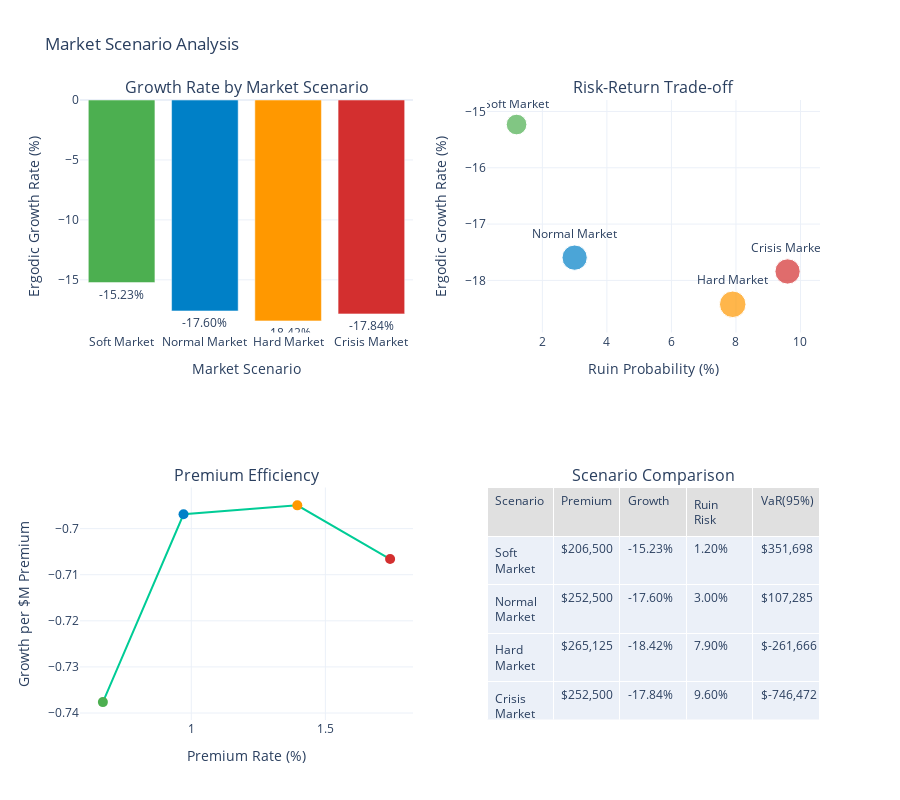

Notebook code cell kept with this figure:
### Markdown cell above
## 2. Market Scenario Analysis

### Code cell
def market_scenario_analysis():
    """Analyze performance across different market scenarios."""
    
    # Define market scenarios
    scenarios = [
        {
            'name': 'Soft Market',
            'description': 'Low premiums, high competition',
            'premium_multiplier': 0.7,
            'coverage_availability': 1.2,
            'retention_requirement': 0.8
        },
        {
            'name': 'Normal Market',
            'description': 'Average conditions',
            'premium_multiplier': 1.0,
            'coverage_availability': 1.0,
            'retention_requirement': 1.0
        },
        {
            'name': 'Hard Market',
            'description': 'High premiums, limited capacity',
            'premium_multiplier': 1.5,
            'coverage_availability': 0.7,
            'retention_requirement': 1.5
        },
        {
            'name': 'Crisis Market',
            'description': 'Post-catastrophe conditions',
            'premium_multiplier': 2.0,
            'coverage_availability': 0.5,
            'retention_requirement': 2.0
        }
    ]
    
    # Base configuration
    manufacturer_config = ManufacturerConfig(
        initial_assets=10_000_000,
        asset_turnover_ratio=0.5,
        base_operating_margin=0.08,
        tax_rate=0.25,
        retention_ratio=0.8
    )
    
    loss_generator = ManufacturingLossGenerator(
        attritional_params={'base_frequency': 5.0, 'severity_mean': 50_000, 'severity_cv': 0.8},
        large_params={'base_frequency': 0.5, 'severity_mean': 2_000_000, 'severity_cv': 1.2},
        catastrophic_params={'base_frequency': 0.02, 'severity_xm': 10_000_000, 'severity_alpha': 2.5},
        seed=42
    )
    
    results = []
    
    for scenario in scenarios:
        print(f"\nAnalyzing {scenario['name']}...")
        
        # Adjust insurance program for market conditions
        base_retention = 1_000_000 * scenario['retention_requirement']
        base_limit = 25_000_000 * scenario['coverage_availability']
        
        layers = [
            EnhancedInsuranceLayer(
                base_retention,
                min(base_limit * 0.3, 10_000_000),
                0.015 * scenario['premium_multiplier']
            ),
            EnhancedInsuranceLayer(
                base_retention + min(base_limit * 0.3, 10_000_000),
                min(base_limit * 0.7, 20_000_000),
                0.008 * scenario['premium_multiplier']
            )
        ]
        
        insurance_program = InsuranceProgram(layers)
        
        # Run simulation
        manufacturer = WidgetManufacturer(manufacturer_config)
        
        config = SimulationConfig(
            n_simulations=1000,
            n_years=10,
            seed=42
        )
        
        engine = MonteCarloEngine(
            loss_generator=loss_generator,
            insurance_program=insurance_program,
            manufacturer=manufacturer,
            config=config
        )
        
        sim_results = engine.run()
        
        # Calculate metrics
        results.append({
            'scenario': scenario['name'],
            'premium_multiplier': scenario['premium_multiplier'],
            'coverage_availability': scenario['coverage_availability'],
            'retention_requirement': scenario['retention_requirement'],
            'annual_premium': insurance_program.calculate_annual_premium(),
            'total_coverage': base_retention + base_limit,
            'ergodic_growth': np.mean(sim_results.growth_rates),
            'ruin_probability': sim_results.ruin_probability,
            'mean_final_assets': np.mean(sim_results.final_assets),
            'std_final_assets': np.std(sim_results.final_assets),
            'var_95': np.percentile(sim_results.final_assets, 5),
            'cvar_95': np.mean(sim_results.final_assets[sim_results.final_assets <= np.percentile(sim_results.final_assets, 5)])
        })
    
    results_df = pd.DataFrame(results)
    
    # Create visualization
    fig = make_subplots(
        rows=2, cols=2,
        subplot_titles=(
            'Growth Rate by Market Scenario',
            'Risk-Return Trade-off',
            'Premium Efficiency',
            'Scenario Comparison'
        ),
        specs=[
            [{'type': 'bar'}, {'type': 'scatter'}],
            [{'type': 'scatter'}, {'type': 'table'}]
        ]
    )
    
    # Growth rate comparison
    fig.add_trace(
        go.Bar(
            x=results_df['scenario'],
            y=results_df['ergodic_growth'] * 100,
            marker_color=[WSJ_COLORS['green'], WSJ_COLORS['blue'], 
                         WSJ_COLORS['orange'], WSJ_COLORS['red']],
            text=[f'{x:.2f}%' for x in results_df['ergodic_growth'] * 100],
            textposition='outside'
        ),
        row=1, col=1
    )
    
    # Risk-return trade-off
    fig.add_trace(
        go.Scatter(
            x=results_df['ruin_probability'] * 100,
            y=results_df['ergodic_growth'] * 100,
            mode='markers+text',
            text=results_df['scenario'],
            textposition='top center',
            marker=dict(
                size=results_df['annual_premium'] / 10000,
                color=[WSJ_COLORS['green'], WSJ_COLORS['blue'], 
                      WSJ_COLORS['orange'], WSJ_COLORS['red']],
                showscale=False
            )
        ),
        row=1, col=2
    )
    
    # Premium efficiency
    results_df['premium_per_coverage'] = results_df['annual_premium'] / results_df['total_coverage']
    results_df['growth_per_premium'] = results_df['ergodic_growth'] / (results_df['annual_premium'] / 1_000_000)
    
    fig.add_trace(
        go.Scatter(
            x=results_df['premium_per_coverage'] * 100,
            y=results_df['growth_per_premium'],
            mode='markers+lines',
            marker=dict(
                size=10,
                color=[WSJ_COLORS['green'], WSJ_COLORS['blue'], 
                      WSJ_COLORS['orange'], WSJ_COLORS['red']]
            ),
            text=results_df['scenario'],
            textposition='top center'
        ),
        row=2, col=1
    )
    
    # Scenario comparison table
    fig.add_trace(
        go.Table(
            header=dict(
                values=['Scenario', 'Premium', 'Growth', 'Ruin Risk', 'VaR(95%)'],
                fill_color=WSJ_COLORS['light_gray'],
                align='left'
            ),
            cells=dict(
                values=[
                    results_df['scenario'],
                    ['${:,.0f}'.format(x) for x in results_df['annual_premium']],
                    ['{:.2f}%'.format(x * 100) for x in results_df['ergodic_growth']],
                    ['{:.2f}%'.format(x * 100) for x in results_df['ruin_probability']],
                    ['${:,.0f}'.format(x) for x in results_df['var_95']]
                ],
                align='left'
            )
        ),
        row=2, col=2
    )
    
    # Update layout
    fig.update_layout(
        height=800,
        showlegend=False,
        title_text="Market Scenario Analysis",
        template='plotly_white'
    )
    
    fig.update_xaxes(title_text="Market Scenario", row=1, col=1)
    fig.update_xaxes(title_text="Ruin Probability (%)", row=1, col=2)
    fig.update_xaxes(title_text="Premium Rate (%)", row=2, col=1)
    
    fig.update_yaxes(title_text="Ergodic Growth Rate (%)", row=1, col=1)
    fig.update_yaxes(title_text="Ergodic Growth Rate (%)", row=1, col=2)
    fig.update_yaxes(title_text="Growth per $M Premium", row=2, col=1)
    
    fig.show()
    
    # Print summary
    print("\nMarket Scenario Summary:")
    print("="*70)
    print(results_df[['scenario', 'annual_premium', 'ergodic_growth', 
                      'ruin_probability', 'premium_per_coverage']].to_string(index=False))
    
    # Calculate robustness
    growth_range = results_df['ergodic_growth'].max() - results_df['ergodic_growth'].min()
    avg_growth = results_df['ergodic_growth'].mean()
    robustness = 1 - (growth_range / avg_growth)
    
    print(f"\nStrategy Robustness Score: {robustness:.2%}")
    print(f"Growth rate range: {growth_range * 100:.2f}%")
    print(f"Average growth rate: {avg_growth * 100:.2f}%")

# Run market scenario analysis
market_scenario_analysis()

### Figure 1 — Plotly figure (JSON) as saved in the notebook; plotly's stock layout.template omitted (floating-point values rounded to 4 significant figures)
{"data": [{"marker": {"color": ["#4CAF50", "#0080C7", "#FF9800", "#D32F2F"]}, "text": ["-15.23%", "-17.60%", "-18.42%", "-17.84%"], "textposition": "outside", "type": "bar", "x": ["Soft Market", "Normal Market", "Hard Market", "Crisis Market"], "xaxis": "x", "y": [-15.23, -17.6, -18.42, -17.84], "yaxis": "y"}, {"marker": {"color": ["#4CAF50", "#0080C7", "#FF9800", "#D32F2F"], "showscale": false, "size": [20.65, 25.25, 26.51, 25.25]}, "mode": "markers+text", "text": ["Soft Market", "Normal Market", "Hard Market", "Crisis Market"], "textposition": "top center", "type": "scatter", "x": [1.2, 3.0, 7.9, 9.6], "xaxis": "x2", "y": [-15.23, -17.6, -18.42, -17.84], "yaxis": "y2"}, {"marker": {"color": ["#4CAF50", "#0080C7", "#FF9800", "#D32F2F"], "size": 10}, "mode": "markers+lines", "text": ["Soft Market", "Normal Market", "Hard Market", "Crisis Market"], "textposition": "top center", "type": "scatter", "x": [0.6705, 0.9712, 1.395, 1.741], "xaxis": "x3", "y": [-0.7376, -0.6969, -0.695, -0.7066], "yaxis": "y3"}, {"cells": {"align": "left", "values": [["Soft Market", "Normal Market", "Hard Market", "Crisis Market"], ["$206,500", "$252,500", "$265,125", "$252,500"], ["-15.23%", "-17.60%", "-18.42%", "-17.84%"], ["1.20%", "3.00%", "7.90%", "9.60%"], ["$351,698", "$107,285", "$-261,666", "$-746,472"]]}, "domain": {"x": [0.55, 1], "y": [0, 0.375]}, "header": {"align": "left", "fill": {"color": "#E0E0E0"}, "values": ["Scenario", "Premium", "Growth", "Ruin Risk", "VaR(95%)"]}, "type": "table"}], "layout": {"annotations": [{"font": {"size": 16}, "showarrow": false, "text": "Growth Rate by Market Scenario", "x": 0.225, "xanchor": "center", "xref": "paper", "y": 1, "yanchor": "bottom", "yref": "paper"}, {"font": {"size": 16}, "showarrow": false, "text": "Risk-Return Trade-off", "x": 0.775, "xanchor": "center", "xref": "paper", "y": 1, "yanchor": "bottom", "yref": "paper"}, {"font": {"size": 16}, "showarrow": false, "text": "Premium Efficiency", "x": 0.225, "xanchor": "center", "xref": "paper", "y": 0.375, "yanchor": "bottom", "yref": "paper"}, {"font": {"size": 16}, "showarrow": false, "text": "Scenario Comparison", "x": 0.775, "xanchor": "center", "xref": "paper", "y": 0.375, "yanchor": "bottom", "yref": "paper"}], "height": 800, "showlegend": false, "title": {"text": "Market Scenario Analysis"}, "xaxis": {"anchor": "y", "domain": [0, 0.45], "title": {"text": "Market Scenario"}}, "xaxis2": {"anchor": "y2", "domain": [0.55, 1], "title": {"text": "Ruin Probability (%)"}}, "xaxis3": {"anchor": "y3", "domain": [0, 0.45], "title": {"text": "Premium Rate (%)"}}, "yaxis": {"anchor": "x", "domain": [0.625, 1], "title": {"text": "Ergodic Growth Rate (%)"}}, "yaxis2": {"anchor": "x2", "domain": [0.625, 1], "title": {"text": "Ergodic Growth Rate (%)"}}, "yaxis3": {"anchor": "x3", "domain": [0, 0.375], "title": {"text": "Growth per $M Premium"}}}}
